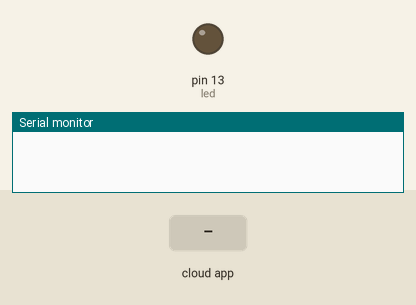
Bench run of a sketch on a simulated Arduino Uno, built with avr-gcc and run on an emulated ATmega328P. Shown: output pins drawn as LEDs (lit = HIGH), the last lines printed to the serial monitor. The inputs (shaded band) are chosen by the test bench. The ROS host is connected and sends only what is stated.

Above: at 2.8 s.
2.9 s: the phone or cloud app sets mission_code to 0
At 4.2 s:
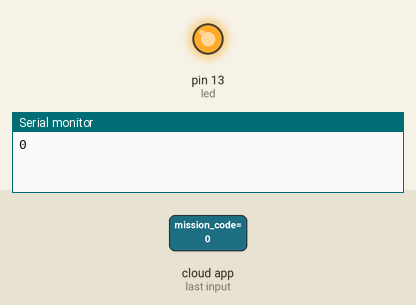
4.5 s: the phone or cloud app sets mission_code to 1
At 6.0 s:
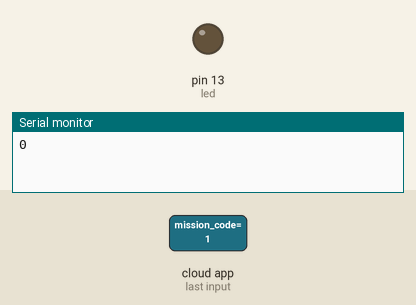
Timing chart, 0 to 7.5 s (numbered marks = the images above; inputs shaded):
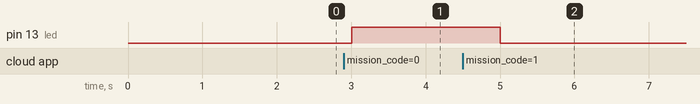

Measured:
- after the input at 2.9 s, pin 13 (led): LOW → HIGH after 0.10 s
- after the input at 4.5 s, pin 13 (led): HIGH → LOW after 0.51 s

The sketch:

Blink_comm.ino
```cpp
/*
 * rosserial Subscriber Example
 * Blinks an LED on callback
 */
#include <Arduino.h>
#include <ros.h>
#include <std_msgs/String.h>
#include <std_msgs/Bool.h>

ros::NodeHandle  nh;

bool flag = 0;
bool next = 0;
char code[] = "00000000";

void messageCb( const std_msgs::String& toggle_msg){
  digitalWrite(13, HIGH-digitalRead(13));   // blink the led
  if(flag == 0)
  {
    flag = 1;
    strcpy(code,toggle_msg.data);
    Serial.println(code);
  }
}

void complete( const std_msgs::Bool& toggle_msg){
  next = 1;
}

ros::Subscriber<std_msgs::Bool> sub1("/completition_status", &complete );

ros::Subscriber<std_msgs::String> sub2("/mission_code", &messageCb );


std_msgs::Bool reached;
ros::Publisher pub("data", &reached);


void setup()
{
  Serial.begin(57600);
  pinMode(13, OUTPUT);
  nh.initNode();
  nh.subscribe(sub1);
  nh.subscribe(sub2);
  nh.advertise(pub);
}

void loop()
{
  reached.data = code;
  pub.publish(&reached);
  delay(1000);
  nh.spinOnce();
}
```
